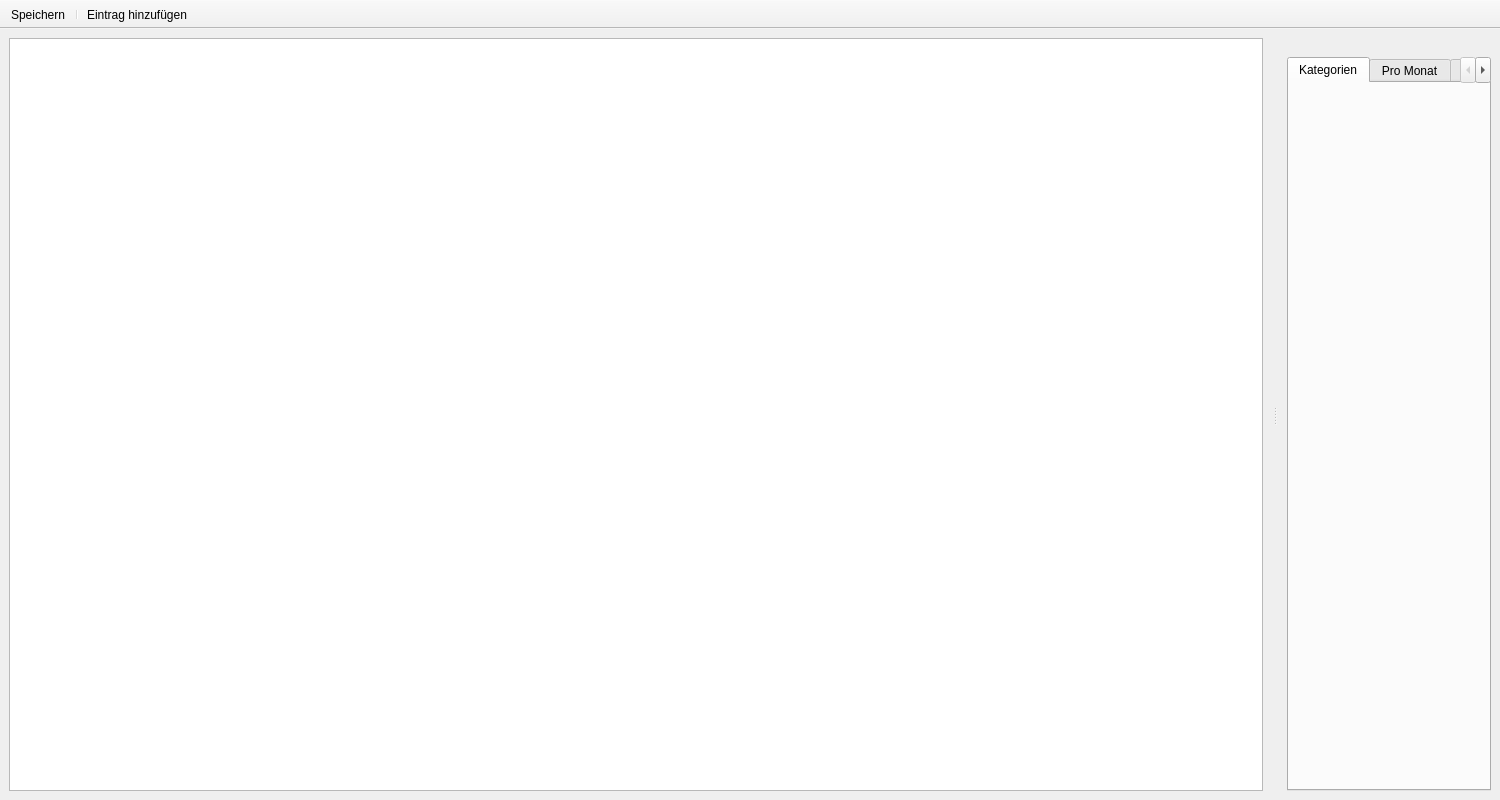
<?xml version="1.0" encoding="UTF-8"?>
<ui version="4.0">
 <class>MainWindow</class>
 <widget class="QMainWindow" name="MainWindow">
  <property name="geometry">
   <rect>
    <x>0</x>
    <y>0</y>
    <width>1500</width>
    <height>800</height>
   </rect>
  </property>
  <property name="windowTitle">
   <string>Buchhaltung</string>
  </property>
  <widget class="QWidget" name="centralwidget">
   <layout class="QHBoxLayout" name="horizontalLayout">
    <item>
     <widget class="QTableView" name="table_widget"/>
    </item>
   </layout>
  </widget>
  <widget class="QToolBar" name="toolBar">
   <property name="windowTitle">
    <string>toolBar</string>
   </property>
   <property name="movable">
    <bool>false</bool>
   </property>
   <property name="toolButtonStyle">
    <enum>Qt::ToolButtonTextBesideIcon</enum>
   </property>
   <property name="floatable">
    <bool>false</bool>
   </property>
   <attribute name="toolBarArea">
    <enum>TopToolBarArea</enum>
   </attribute>
   <attribute name="toolBarBreak">
    <bool>false</bool>
   </attribute>
   <addaction name="actionSave"/>
   <addaction name="separator"/>
   <addaction name="actionAdd_Entry"/>
  </widget>
  <widget class="QDockWidget" name="dockWidget">
   <property name="features">
    <set>QDockWidget::NoDockWidgetFeatures</set>
   </property>
   <attribute name="dockWidgetArea">
    <number>2</number>
   </attribute>
   <widget class="QWidget" name="dockWidgetContents">
    <layout class="QHBoxLayout" name="horizontalLayout_3">
     <item>
      <widget class="QTabWidget" name="tabWidget">
       <property name="currentIndex">
        <number>0</number>
       </property>
       <widget class="QWidget" name="tab">
        <attribute name="title">
         <string>Kategorien</string>
        </attribute>
        <layout class="QHBoxLayout" name="category_chart_layout"/>
       </widget>
       <widget class="QWidget" name="tab_2">
        <attribute name="title">
         <string>Pro Monat</string>
        </attribute>
        <layout class="QHBoxLayout" name="monthly_chart_layout"/>
       </widget>
       <widget class="QWidget" name="tab_3">
        <attribute name="title">
         <string>Geschäfte</string>
        </attribute>
        <layout class="QHBoxLayout" name="shop_chart_layout"/>
       </widget>
      </widget>
     </item>
    </layout>
   </widget>
  </widget>
  <action name="actionSave">
   <property name="enabled">
    <bool>true</bool>
   </property>
   <property name="icon">
    <iconset theme="document-save">
     <normaloff>.</normaloff>.</iconset>
   </property>
   <property name="text">
    <string>Speichern</string>
   </property>
   <property name="menuRole">
    <enum>QAction::NoRole</enum>
   </property>
  </action>
  <action name="actionAdd_Entry">
   <property name="icon">
    <iconset theme="list-add">
     <normaloff>.</normaloff>.</iconset>
   </property>
   <property name="text">
    <string>Eintrag hinzufügen</string>
   </property>
   <property name="toolTip">
    <string>Neuen Eintrag hinzufügen</string>
   </property>
   <property name="menuRole">
    <enum>QAction::NoRole</enum>
   </property>
  </action>
 </widget>
 <resources/>
 <connections/>
</ui>
